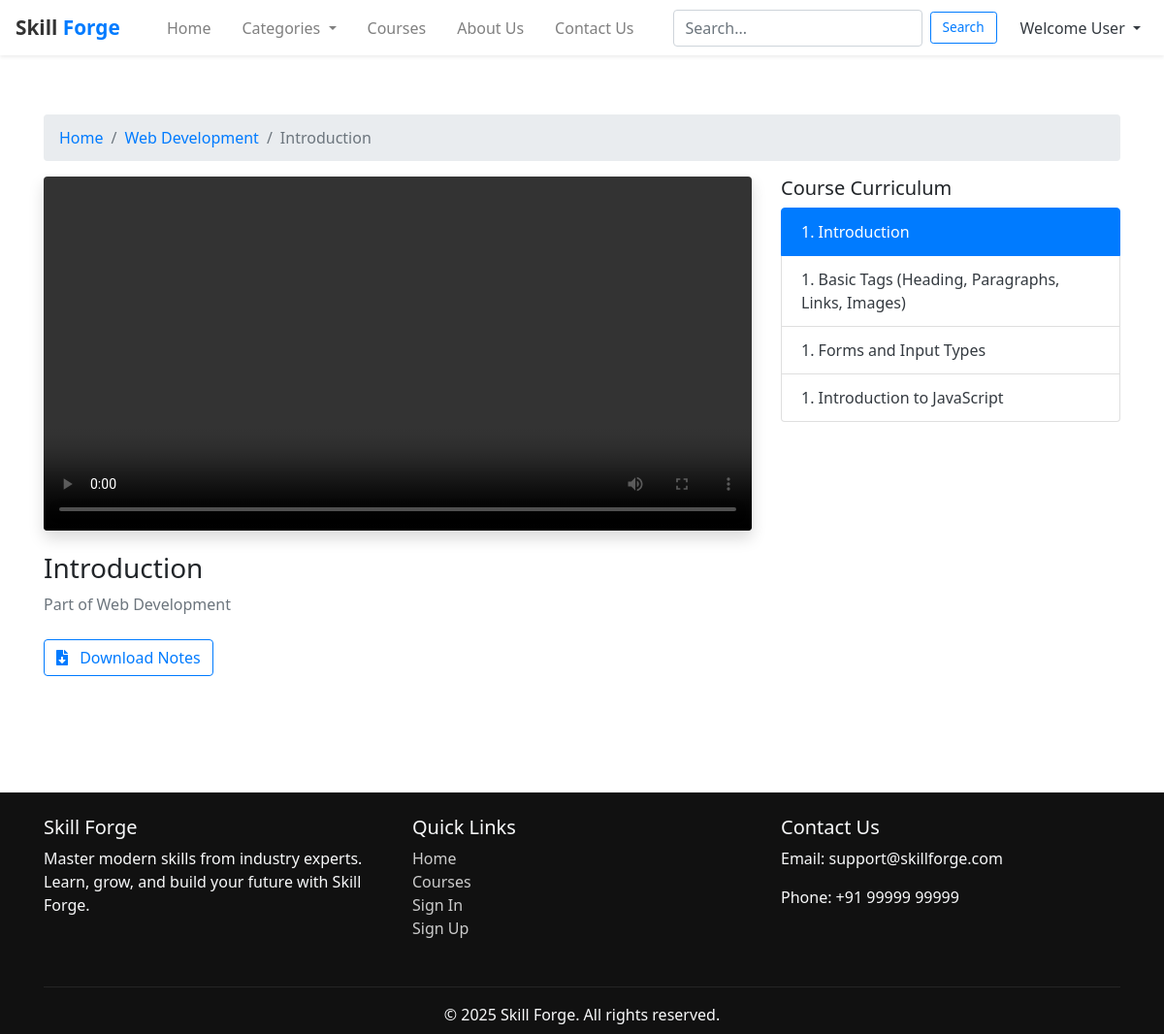
Page /course/1/lesson/1/ on the committed database.
### core/models.py (models this page shows, shortened)
class Course(models.Model):
    title = models.CharField(max_length=200)
    description = models.TextField()
    category = models.ForeignKey(Category, on_delete=models.CASCADE)
    image = models.ImageField(upload_to='course_images/', null=True, blank=True)
    price = models.DecimalField(max_digits=6, decimal_places=2)
    is_published = models.BooleanField(default=False)
    created_at = models.DateTimeField(auto_now_add=True)

class Lesson(models.Model):
    course = models.ForeignKey(Course, on_delete=models.CASCADE, related_name='lessons')
    title = models.CharField(max_length=200)
    video_file = models.FileField(upload_to='lesson_videos/', blank=True, null=True)
    order = models.PositiveIntegerField()
    notes = models.FileField(upload_to='lesson_notes/', blank=True, null=True)

### core/views.py (the view)
# urls.py: path('course/<int:course_id>/lesson/<int:lesson_id>/', views.lesson_detail, name='lesson_detail'),
def lesson_detail(request, course_id, lesson_id):
    course = get_object_or_404(Course, id=course_id)
    lesson = get_object_or_404(Lesson, id=lesson_id, course=course)
    lessons = Lesson.objects.filter(course=course).order_by('order')
    context = {
        'course': course,
        'lesson': lesson,
        'lessons': lessons
    }
    return render(request, 'lesson_detail.html', context)

### core/templates/lesson_detail.html (shortened to what this page needs)
{% extends "base.html" %}
{% load static %}
{% block content %}
<div class="container py-5">
  <nav aria-label="breadcrumb">
    <ol class="breadcrumb">
      <li class="breadcrumb-item"><a href="{% url 'index' %}">Home</a></li>
      <li class="breadcrumb-item"><a href="{% url 'course_detail' course.id %}">{{ course.title }}</a></li>
      <li class="breadcrumb-item active" aria-current="page">{{ lesson.title }}</li>
    </ol>
  </nav>
  <div class="row">
    <div class="col-md-8 mb-4">
      <video controls width="100%" class="rounded shadow">
        <source src="{{ lesson.video_file.url }}" type="video/mp4">
      </video>
      <h3 class="fw-bold mt-3">{{ lesson.title }}</h3>
      <p class="text-muted">Part of {{ course.title }}</p>
      {% if lesson.notes %}
      <a href="{{ lesson.notes.url }}" class="btn btn-outline-primary mt-2" download>
        <i class="fas fa-file-download mr-2"></i> Download Notes
      </a>
      {% endif %}
    </div>
    <div class="col-md-4">
      <h5>Course Curriculum</h5>
      <ul class="list-group">
        {% for l in lessons %}
        <li class="list-group-item {% if l.id == lesson.id %}active{% endif %}">
          <a href="{% url 'lesson_detail' course.id l.id %}" class="{% if l.id == lesson.id %}text-white{% else %}text-dark{% endif %}">
            {{ l.order }}. {{ l.title }}
          </a>
        </li>
        {% endfor %}
      </ul>
    </div>
  </div>
</div>
{% endblock %}

### core/templates/base.html (style rules this page uses)
body { font-family: 'Segoe UI', Tahoma, Geneva, Verdana, sans-serif; padding-top: 70px; }

### rows in the picture
Course: title "Web Development"
Lesson: title "Introduction", order "1"
Lesson: order "1", title "Basic Tags (Heading, Paragraphs, Links, Images)"
Lesson: order "1", title "Forms and Input Types"
Lesson: order "1", title "Introduction to JavaScript"
